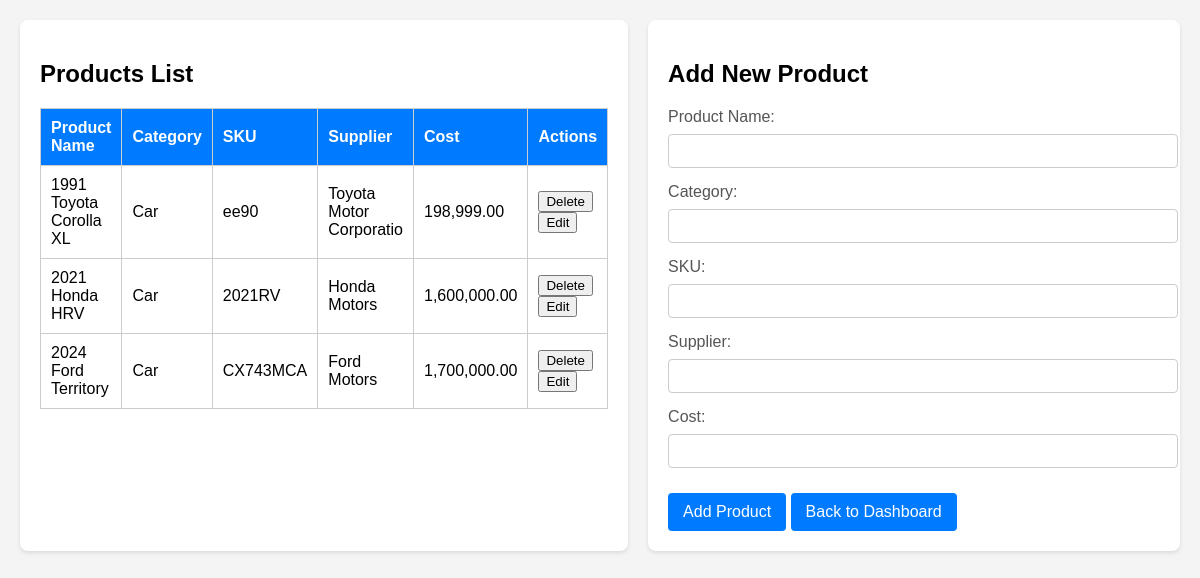
/FinalProject/products.php, run on the app's committed database.
### tables this page shows
CREATE TABLE `products` (
  `product_id` int(11) NOT NULL,
  `product_name` varchar(100) NOT NULL,
  `category` varchar(50) NOT NULL,
  `sku` varchar(50) NOT NULL,
  `supplier` varchar(100) NOT NULL,
  `cost` decimal(10,2) NOT NULL
);

### FinalProject/products.php (the view, shortened to what this page needs)
<?php
$conn = new mysqli("localhost", "root", "", "InventoryManagement");
$products = [];
$result = $conn->query("SELECT * FROM Products");
if ($result->num_rows > 0) {
    $products = $result->fetch_all(MYSQLI_ASSOC);
}
?>
<!DOCTYPE html>
<html lang="en">
<head>
</head>
<body>
    <div class="container">
        <div class="products-table">
            <h2>Products List</h2>
            <table>
                <thead>
                    <tr>
                        <th>Product Name</th>
                        <th>Category</th>
                        <th>SKU</th>
                        <th>Supplier</th>
                        <th>Cost</th>
                        <th>Actions</th>
                    </tr>
                </thead>
                <tbody>
                    <?php if (count($products) > 0): ?>
                        <?php foreach ($products as $product): ?>
                            <tr>
                                <td><?= htmlspecialchars($product['product_name']) ?></td>
                                <td><?= htmlspecialchars($product['category']) ?></td>
                                <td><?= htmlspecialchars($product['sku']) ?></td>
                                <td><?= htmlspecialchars($product['supplier']) ?></td>
                                <td><?= htmlspecialchars(number_format($product['cost'], 2)) ?></td>
                                <td>
                                    <form style="display: inline-block;" method="POST">
                                        <button type="submit" name="delete_product">Delete</button>
                                    </form>
                                    <form style="display: inline-block;" method="POST">
                                        <button type="submit" name="edit_action">Edit</button>
                                    </form>
                                </td>
                            </tr>
                        <?php endforeach; ?>
                    <?php else: ?>
                        <tr>
                            <td colspan="6">No products available.</td>
                        </tr>
                    <?php endif; ?>
                </tbody>
            </table>
        </div>
<div class="add-product-form">
    <?php if (isset($_POST['edit_action']) && isset($_POST['product_id'])): ?>
        <?php
            $productId = intval($_POST['product_id']);
            $product = null;
            $stmt = $conn->prepare("SELECT * FROM Products WHERE product_id = ?");
            $stmt->bind_param("i", $productId);
            $stmt->execute();
            $result = $stmt->get_result();
            if ($result->num_rows > 0) {
                $product = $result->fetch_assoc();
            }
        ?>
        <?php if ($product): ?>
            <h2>Edit Product</h2>
            <form action="products.php" method="POST">
                <input type="hidden" name="product_id" value="<?= htmlspecialchars($product['product_id']) ?>">
                <label for="product_name">Product Name:</label>
                <input type="text" id="product_name" name="product_name" value="<?= htmlspecialchars($product['product_name']) ?>" required>
                <label for="category">Category:</label>
                <input type="text" id="category" name="category" value="<?= htmlspecialchars($product['category']) ?>" required>
                <label for="sku">SKU:</label>
                <input type="text" id="sku" name="sku" value="<?= htmlspecialchars($product['sku']) ?>" required>
                <label for="supplier">Supplier:</label>
                <input type="text" id="supplier" name="supplier" value="<?= htmlspecialchars($product['supplier']) ?>" required>
                <label for="cost">Cost:</label>
                <input type="number" step="0.01" id="cost" name="cost" value="<?= htmlspecialchars($product['cost']) ?>" required>
                <div class="button-group">
                    <button type="submit" name="edit_product">Save Changes</button>
                    <button type="button" class="cancel-btn" onclick="window.location.href='products.php'">Cancel</button>
                </div>
            </form>
        <?php else: ?>
            <p class="error">Error: Product not found.</p>
        <?php endif; ?>
    <?php else: ?>
        <h2>Add New Product</h2>
        <form action="products.php" method="POST">
            <label for="product_name">Product Name:</label>
            <input type="text" id="product_name" name="product_name" required>
            <label for="category">Category:</label>
            <input type="text" id="category" name="category" required>
            <label for="sku">SKU:</label>
            <input type="text" id="sku" name="sku" required>
            <label for="supplier">Supplier:</label>
            <input type="text" id="supplier" name="supplier" required>
            <label for="cost">Cost:</label>
            <input type="number" step="0.01" id="cost" name="cost" required>
            <button type="submit" name="add_product">Add Product</button>
            <button class="back-btn" onclick="window.location.href='dashboard.php'">Back to Dashboard</button>
        </form>
    <?php endif; ?>
</div>

### FinalProject/products.php (style rules this page uses)
body { font-family: Arial, sans-serif; margin: 0; padding: 0; background-color: #f4f4f4; }
.container { display: flex; flex-direction: row; margin: 20px; }
.products-table { flex: 1; margin-right: 20px; background: #fff; padding: 20px; border-radius: 8px; box-shadow: 0 2px 4px rgba(0, 0, 0, 0.1); }
.products-table table { width: 100%; border-collapse: collapse; }
.products-table th, .products-table td { padding: 10px; border: 1px solid #ccc; text-align: left; }
.products-table th { background: #007BFF; color: white; }
.add-product-form { flex: 1; background: #fff; padding: 20px; border-radius: 8px; box-shadow: 0 2px 4px rgba(0, 0, 0, 0.1); }
.add-product-form label { display: block; margin-bottom: 8px; color: #555; }
.add-product-form input { width: 100%; padding: 8px; margin-bottom: 15px; border: 1px solid #ccc; border-radius: 4px; font-size: 14px; }
.add-product-form button { background-color: #007BFF; color: white; border: none; padding: 10px 15px; border-radius: 4px; cursor: pointer; font-size: 16px; }

### data on the page
products: product_name "1991 Toyota Corolla XL", category "Car", sku "ee90", supplier "Toyota Motor Corporatio", cost "198,999.00"
products: product_name "2021 Honda HRV", category "Car", sku "2021RV", supplier "Honda Motors", cost "1,600,000.00"
products: product_name "2024 Ford Territory", category "Car", sku "CX743MCA", supplier "Ford Motors", cost "1,700,000.00"
